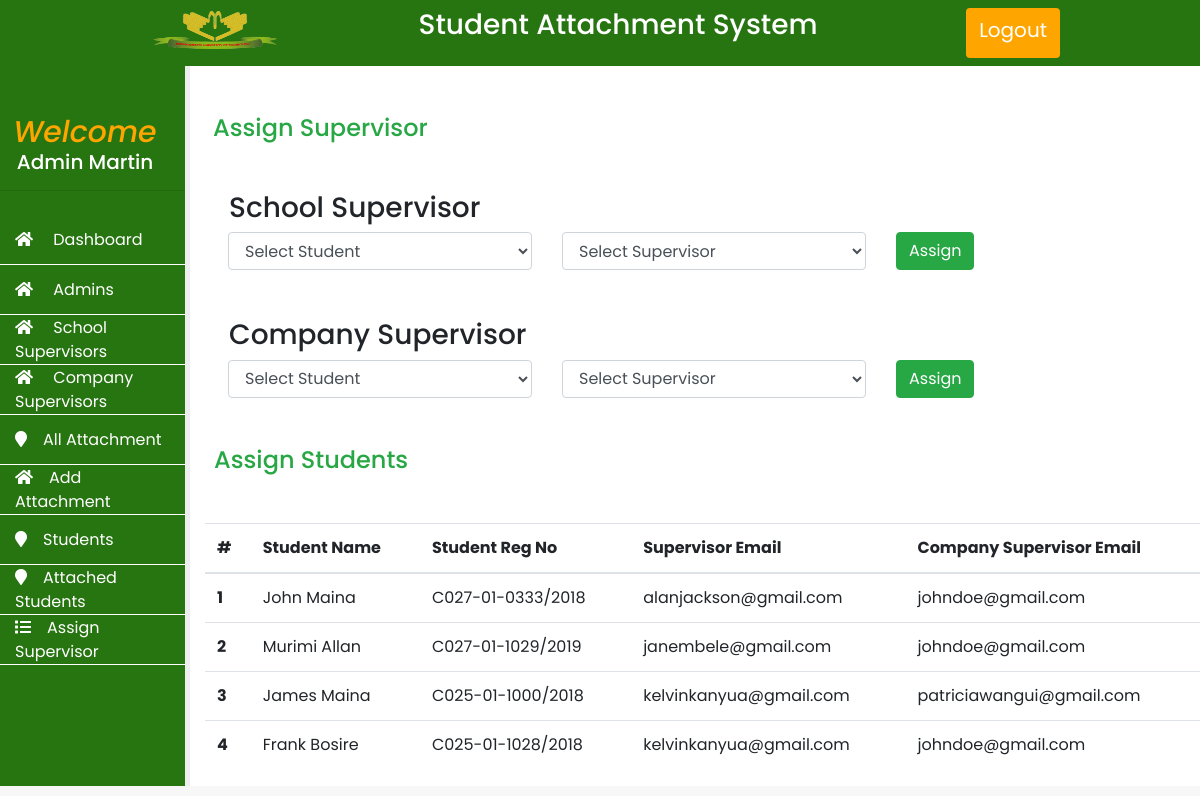
/users/admin/assignsupervisor.php (signed in), run on an earlier commit of the app's database.
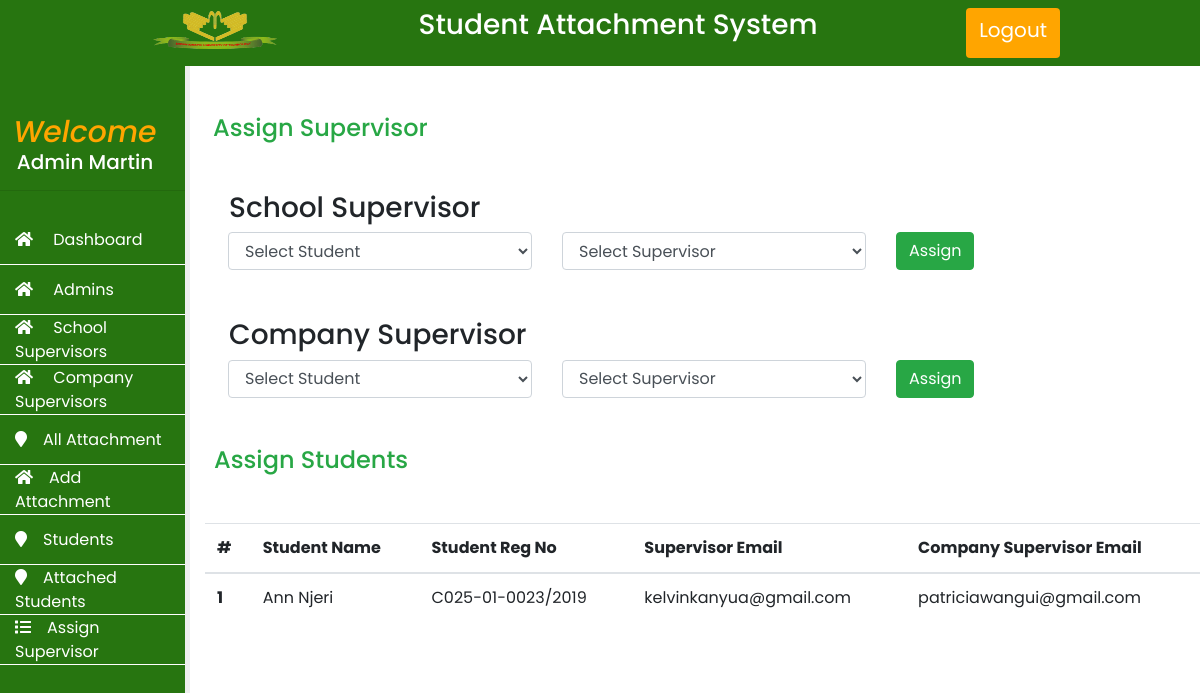
And on a later commit of the database.
### tables this page shows
CREATE TABLE `students` (
  `id` int(11) NOT NULL,
  `uniqueid` varchar(255) NOT NULL,
  `fname` varchar(255) NOT NULL,
  `lname` varchar(255) NOT NULL,
  `regno` varchar(255) NOT NULL,
  `password` varchar(255) NOT NULL,
  `supervisor` varchar(200) NOT NULL DEFAULT '',
  `csupervisor` varchar(200) NOT NULL DEFAULT '',
  `course` varchar(200) NOT NULL,
  `year` int(11) NOT NULL
);

### users/admin/assignsupervisor.php (the view, shortened to what this page needs)
<?php
include "functions_all.php";
include "includes/header.php";
?>
<section class="content row">
    <?php include "includes/sidebar.php"; ?>
    <div class="col col-sm-12 col-md-8 col-lg-10 main-content">
        <h4 class="text-success my-5 ml-2">Assign Supervisor</h4>
        <h3 class="ml-4">School Supervisor</h3>
        <form action="#" method="POST" id="assignForm" class="row ml-2">
            <div class="col-4">
                <select class="form-control" name="regno">
                    <option value="">Select Student</option>
                </select>
            </div>
            <div class="col-4">
                <select class="form-control" name="supervisor">
                    <option value="">Select Supervisor</option>
                </select>
            </div>
            <div class="col-4">
                <button type="submit" id="assignBtn" class="btn btn-success">Assign</button>
            </div>
        </form>
        <h3 class="ml-4 mt-5">Company Supervisor</h3>
        <form action="#" method="POST" id="cAssignForm" class="row ml-2">
            <div class="col-4">
                <select class="form-control" name="regnumber">
                    <option value="">Select Student</option>
                </select>
            </div>
            <div class="col-4">
                <select class="form-control" name="csupervisor">
                    <option value="">Select Supervisor</option>
                </select>
            </div>
            <div class="col-4">
                <button type="submit" id="cAssignBtn" class="btn btn-success">Assign</button>
            </div>
        </form>
        <div class="row">
            <h4 class="text-success my-5 ml-4">Assign Students</h4>
            <div class="col col-12">
                <table class="table">
                    <thead>
                        <tr>
                            <th scope="col">#</th>
                            <th scope="col">Student Name</th>
                            <th scope="col">Student Reg No</th>
                            <th scope="col">Supervisor Email</th>
                            <th scope="col">Company Supervisor Email</th>
                        </tr>
                    </thead>
                    <tbody>
                        <?php getAssignedAdmins(); ?>
                    </tbody>
                </table>
            </div>
        </div>
    </div>
</section>
</body>
</html>

### users/admin/functions_all.php (shortened to what this page needs)
        <?php
function getAssignedAdmins()
{
    include "includes/config.php";
    $stresult = mysqli_query($conn, "SELECT * from students where supervisor != ''");
    if (mysqli_num_rows($stresult) > 0) {
        $count =0;
        while ($row = mysqli_fetch_assoc($stresult)) {
            $count++;
        ?>
            <tr>
                <th><?php echo $count ?></th>
                <td><?php echo $row['fname'] . " " . $row['lname']; ?></td>
                <td><?php echo $row['regno'] ?></td>
                <td><?php echo $row['supervisor'] ?></td>
                <td><?php echo $row['csupervisor'] ?></td>
            </tr>
        <?php
        }
    } else {
        echo "<tr><td colspan='7'>No student to assign supervisor</td></tr>";
    }
}
        ?>

What changed in the data, as far as the page shows it:
removed students: fname "John", lname "Maina", regno "C027-01-0333/2018", supervisor "alanjackson@gmail.com", csupervisor "johndoe@gmail.com"
removed students: fname "Murimi", lname "Allan", regno "C027-01-1029/2019", supervisor "janembele@gmail.com", csupervisor "johndoe@gmail.com"
removed students: fname "James", lname "Maina", regno "C025-01-1000/2018", supervisor "kelvinkanyua@gmail.com", csupervisor "patriciawangui@gmail.com"
removed students: fname "Frank", lname "Bosire", regno "C025-01-1028/2018", supervisor "kelvinkanyua@gmail.com", csupervisor "johndoe@gmail.com"
now on this page (row edited): students: fname "Ann", lname "Njeri", regno "C025-01-0023/2019", supervisor "kelvinkanyua@gmail.com", csupervisor "patriciawangui@gmail.com"
